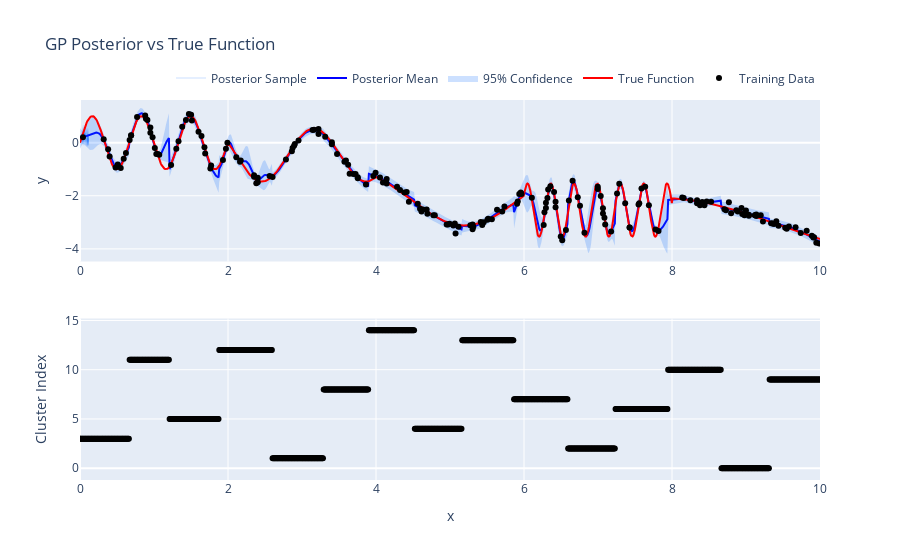

Notebook cell for this chart:
### Code cell
# Plot the posterior results and the warped results
fig = subplots.make_subplots(rows=2, cols=1)

# Plot posterior samples
for i in range(num_posterior_samples):
    fig.add_trace(
        go.Scatter(
            x=true_x,
            y=samples[i],
            mode="lines",
            line=dict(color="rgba(0,100,255,0.1)"),
            name="Posterior Sample",
            legendgroup="posterior_sample",
            showlegend=(i == 0),
        ),
        row=1,
        col=1,
    )

# Plot mean prediction
fig.add_trace(
    go.Scatter(
        x=true_x,
        y=mean,
        mode="lines",
        line=dict(color="blue"),
        name="Posterior Mean",
        legendgroup="posterior_mean",
    ),
    row=1,
    col=1,
)

# Plot confidence bounds
fig.add_trace(
    go.Scatter(
        x=torch.cat([true_x, true_x.flip(0)]),
        y=torch.cat([upper, lower.flip(0)]),
        fill="toself",
        fillcolor="rgba(0,100,255,0.2)",
        line=dict(color="rgba(255,255,255,0)"),
        name="95% Confidence",
        legendgroup="confidence_bounds",
    ),
    row=1,
    col=1,
)

# Plot true function
fig.add_trace(
    go.Scatter(
        x=true_x,
        y=true_y,
        mode="lines",
        line=dict(color="red"),
        name="True Function",
        legendgroup="true_function",
    ),
    row=1,
    col=1,
)

# Plot training data
fig.add_trace(
    go.Scatter(
        x=train_x.view(-1),
        y=train_y.view(-1),
        mode="markers",
        marker=dict(color="black"),
        name="Training Data",
        legendgroup="training_data",
    ),
    row=1,
    col=1,
)

# Plot labels
fig.add_trace(
    go.Scatter(
        x=true_x,
        y=labels,
        mode="markers",
        marker=dict(color="black"),
        name="Labels",
        legendgroup="labels",
        showlegend=False,
    ),
    row=2,
    col=1,
)

# Update layout
fig.update_xaxes(range=[0, 10], row=1, col=1)
fig.update_xaxes(range=[0, 10], row=2, col=1)
fig.update_layout(title="GP Posterior vs True Function")
fig.update_xaxes(title_text="x", row=2, col=1)
fig.update_yaxes(title_text="y", row=1, col=1)
fig.update_yaxes(title_text="Cluster Index", row=2, col=1)
fig.update_layout(
    legend=dict(orientation="h", yanchor="bottom", y=1.02, xanchor="right", x=1)
)

if image_type == "html":
    fig.show()
elif image_type == "static":
    display(Image(fig.to_image(format="png", width=900, height=350)))

### Figure 1 — Plotly figure (JSON) as saved in the notebook; plotly's stock layout.template omitted (floating-point values rounded to 4 significant figures; data arrays with more than 128 entries replaced by an {"elided": "..."} marker saying what was removed)
{"data": [{"legendgroup": "posterior_sample", "line": {"color": "rgba(0,100,255,0.1)"}, "mode": "lines", "name": "Posterior Sample", "showlegend": true, "type": "scatter", "x": {"elided": "1000 float values"}, "xaxis": "x", "y": [0.2637, 0.1866, 0.1881, 0.3589, 0.1656, -0.1064, 0.3609, -0.03599, 0.08219, -0.1276, -0.08797, 0.3243], "yaxis": "y"}, {"legendgroup": "posterior_sample", "line": {"color": "rgba(0,100,255,0.1)"}, "mode": "lines", "name": "Posterior Sample", "showlegend": false, "type": "scatter", "x": {"elided": "1000 float values"}, "xaxis": "x", "y": [0.2517, 0.2008, 0.1745, 0.3319, 0.1812, -0.04171, 0.3455, 0.01155, 0.1061, -0.08614, -0.04112, 0.2808], "yaxis": "y"}, {"legendgroup": "posterior_sample", "line": {"color": "rgba(0,100,255,0.1)"}, "mode": "lines", "name": "Posterior Sample", "showlegend": false, "type": "scatter", "x": {"elided": "1000 float values"}, "xaxis": "x", "y": [0.2424, 0.2098, 0.1578, 0.2973, 0.1971, 0.02738, 0.3332, 0.05942, 0.1308, -0.04018, 0.01074, 0.2327], "yaxis": "y"}, {"legendgroup": "posterior_sample", "line": {"color": "rgba(0,100,255,0.1)"}, "mode": "lines", "name": "Posterior Sample", "showlegend": false, "type": "scatter", "x": {"elided": "1000 float values"}, "xaxis": "x", "y": [0.2341, 0.2166, 0.1393, 0.2581, 0.2164, 0.09337, 0.3274, 0.1041, 0.1567, 0.007018, 0.06298, 0.1811], "yaxis": "y"}, {"legendgroup": "posterior_sample", "line": {"color": "rgba(0,100,255,0.1)"}, "mode": "lines", "name": "Posterior Sample", "showlegend": false, "type": "scatter", "x": {"elided": "1000 float values"}, "xaxis": "x", "y": [0.2266, 0.2223, 0.1236, 0.2202, 0.2397, 0.1636, 0.3235, 0.1458, 0.1882, 0.05957, 0.1205, 0.1292], "yaxis": "y"}, {"legendgroup": "posterior_sample", "line": {"color": "rgba(0,100,255,0.1)"}, "mode": "lines", "name": "Posterior Sample", "showlegend": false, "type": "scatter", "x": {"elided": "1000 float values"}, "xaxis": "x", "y": [0.219, 0.2227, 0.1076, 0.1753, 0.2662, 0.2377, 0.3187, 0.1806, 0.2222, 0.1143, 0.1806, 0.08347], "yaxis": "y"}, {"legendgroup": "posterior_sample", "line": {"color": "rgba(0,100,255,0.1)"}, "mode": "lines", "name": "Posterior Sample", "showlegend": false, "type": "scatter", "x": {"elided": "1000 float values"}, "xaxis": "x", "y": [0.2161, 0.2233, 0.09717, 0.1296, 0.2939, 0.3055, 0.3183, 0.2142, 0.2622, 0.1664, 0.239, 0.04029], "yaxis": "y"}, {"legendgroup": "posterior_sample", "line": {"color": "rgba(0,100,255,0.1)"}, "mode": "lines", "name": "Posterior Sample", "showlegend": false, "type": "scatter", "x": {"elided": "1000 float values"}, "xaxis": "x", "y": [0.2135, 0.2208, 0.09115, 0.08563, 0.3291, 0.378, 0.3227, 0.2385, 0.305, 0.2208, 0.3016, -0.003957], "yaxis": "y"}, {"legendgroup": "posterior_sample", "line": {"color": "rgba(0,100,255,0.1)"}, "mode": "lines", "name": "Posterior Sample", "showlegend": false, "type": "scatter", "x": {"elided": "1000 float values"}, "xaxis": "x", "y": [0.2158, 0.2189, 0.09181, 0.04384, 0.3631, 0.4505, 0.3228, 0.2575, 0.3537, 0.2744, 0.3633, -0.04007], "yaxis": "y"}, {"legendgroup": "posterior_sample", "line": {"color": "rgba(0,100,255,0.1)"}, "mode": "lines", "name": "Posterior Sample", "showlegend": false, "type": "scatter", "x": {"elided": "1000 float values"}, "xaxis": "x", "y": [0.2223, 0.2203, 0.09921, 0.004591, 0.3987, 0.5201, 0.3279, 0.2683, 0.4075, 0.3265, 0.4231, -0.07015], "yaxis": "y"}, {"legendgroup": "posterior_sample", "line": {"color": "rgba(0,100,255,0.1)"}, "mode": "lines", "name": "Posterior Sample", "showlegend": false, "type": "scatter", "x": {"elided": "1000 float values"}, "xaxis": "x", "y": [0.2306, 0.2222, 0.1205, -0.0298, 0.4319, 0.5861, 0.3293, 0.2725, 0.4636, 0.3738, 0.4817, -0.09476], "yaxis": "y"}, {"legendgroup": "posterior_sample", "line": {"color": "rgba(0,100,255,0.1)"}, "mode": "lines", "name": "Posterior Sample", "showlegend": false, "type": "scatter", "x": {"elided": "1000 float values"}, "xaxis": "x", "y": [0.2427, 0.2242, 0.1444, -0.05721, 0.4679, 0.6506, 0.3339, 0.2724, 0.5251, 0.4202, 0.5385, -0.1133], "yaxis": "y"}, {"legendgroup": "posterior_mean", "line": {"color": "blue"}, "mode": "lines", "name": "Posterior Mean", "type": "scatter", "x": {"elided": "1000 float values"}, "xaxis": "x", "y": {"elided": "1000 float values"}, "yaxis": "y"}, {"fill": "toself", "fillcolor": "rgba(0,100,255,0.2)", "legendgroup": "confidence_bounds", "line": {"color": "rgba(255,255,255,0)"}, "name": "95% Confidence", "type": "scatter", "x": {"elided": "2000 float values"}, "xaxis": "x", "y": {"elided": "2000 float values"}, "yaxis": "y"}, {"legendgroup": "true_function", "line": {"color": "red"}, "mode": "lines", "name": "True Function", "type": "scatter", "x": {"elided": "1000 float values"}, "xaxis": "x", "y": {"elided": "1000 float values"}, "yaxis": "y"}, {"legendgroup": "training_data", "marker": {"color": "black"}, "mode": "markers", "name": "Training Data", "type": "scatter", "x": {"elided": "200 float values"}, "xaxis": "x", "y": {"elided": "200 float values"}, "yaxis": "y"}, {"legendgroup": "labels", "marker": {"color": "black"}, "mode": "markers", "name": "Labels", "showlegend": false, "type": "scatter", "x": {"elided": "1000 float values"}, "xaxis": "x2", "y": {"elided": "1000 int values"}, "yaxis": "y2"}], "layout": {"legend": {"orientation": "h", "x": 1, "xanchor": "right", "y": 1.02, "yanchor": "bottom"}, "title": {"text": "GP Posterior vs True Function"}, "xaxis": {"anchor": "y", "domain": [0, 1], "range": [0, 10]}, "xaxis2": {"anchor": "y2", "domain": [0, 1], "range": [0, 10], "title": {"text": "x"}}, "yaxis": {"anchor": "x", "domain": [0.575, 1], "title": {"text": "y"}}, "yaxis2": {"anchor": "x2", "domain": [0, 0.425], "title": {"text": "Cluster Index"}}}}
